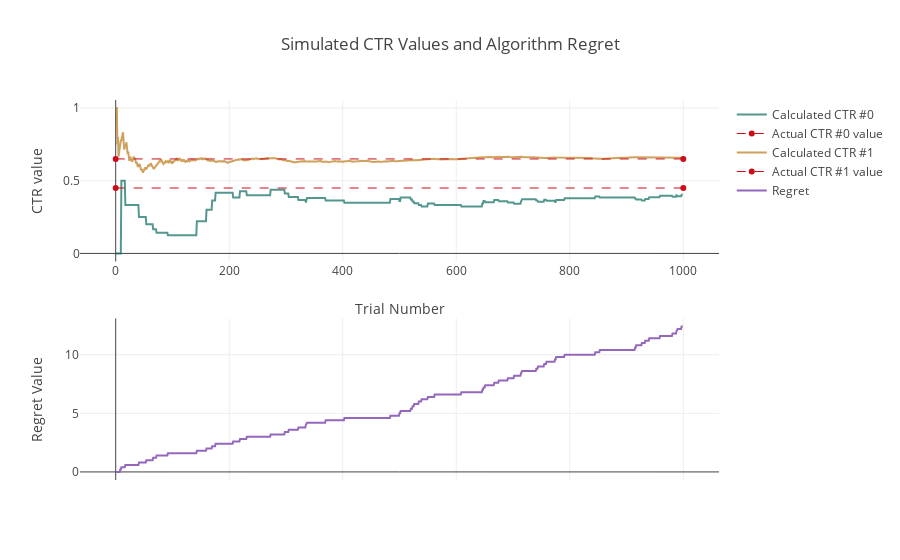

The code cell stored with this chart in its notebook:
### Code cell
algorithm_performance()

### Figure 1 — Plotly figure (JSON) as saved in the notebook; plotly's stock layout.template omitted (floating-point values rounded to 4 significant figures; data arrays with more than 128 entries replaced by an {"elided": "..."} marker saying what was removed)
{"data": [{"line": {"color": "rgba(10, 108, 94, .7)", "width": 2}, "name": "Calculated CTR #0", "type": "scatter", "x": {"elided": "1000 int values"}, "xaxis": "x1", "y": {"elided": "1000 float values"}, "yaxis": "y1"}, {"line": {"color": "rgb(205, 12, 24)", "dash": "dash", "width": 1}, "name": "Actual CTR #0 value", "type": "scatter", "x": [0, 1000], "xaxis": "x1", "y": [0.45, 0.45], "yaxis": "y1"}, {"line": {"color": "rgba(187, 121, 24, .7)", "width": 2}, "name": "Calculated CTR #1", "type": "scatter", "x": {"elided": "1000 int values"}, "xaxis": "x1", "y": {"elided": "1000 float values"}, "yaxis": "y1"}, {"line": {"color": "rgb(205, 12, 24)", "dash": "dash", "width": 1}, "name": "Actual CTR #1 value", "type": "scatter", "x": [0, 1000], "xaxis": "x1", "y": [0.65, 0.65], "yaxis": "y1"}, {"name": "Regret", "type": "scatter", "x": {"elided": "1000 int values"}, "xaxis": "x1", "y": {"elided": "1000 float values"}, "yaxis": "y2"}], "layout": {"title": "Simulated CTR Values and Algorithm Regret", "xaxis": {"title": "Trial Number"}, "xaxis1": {"anchor": "y2", "domain": [0, 1]}, "yaxis1": {"anchor": "free", "domain": [0.575, 1], "position": 0, "title": "CTR value"}, "yaxis2": {"anchor": "x1", "domain": [0, 0.425], "title": "Regret Value"}}}
